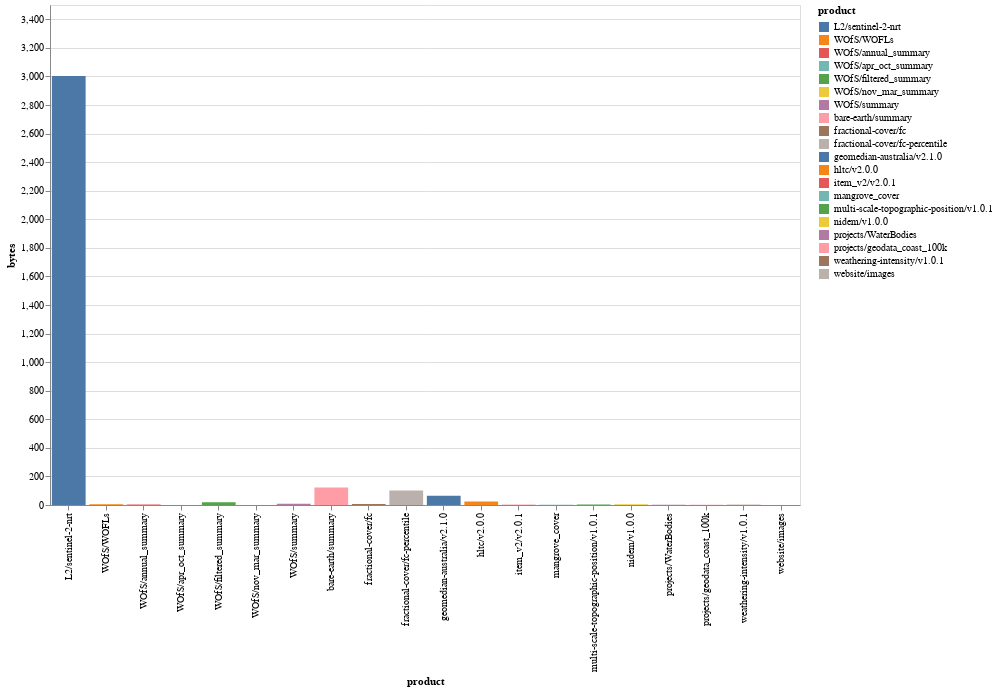

The notebook cell this image was saved under:
### Code cell
alt.Chart(data).mark_bar().encode(x='product', y='bytes', color = 'product').properties(
    width=750,
    height=500
)

### Figure 1 — Vega-Lite specification as saved in the notebook (floating-point values rounded to 4 significant figures)
{"$schema": "https://vega.github.io/schema/vega-lite/v3.2.1.json", "config": {"mark": {"tooltip": null}, "view": {"height": 300, "width": 400}}, "data": {"name": "data-2f77c841176e9322196bff7e0f9b950c"}, "datasets": {"data-2f77c841176e9322196bff7e0f9b950c": [{"bytes": 2.329, "cost": 0.2357, "hits": 37457, "product": "projects/WaterBodies"}, {"bytes": 3003.0, "cost": 26.73, "hits": 2941589, "product": "L2/sentinel-2-nrt"}, {"bytes": 4.662, "cost": 0.0576, "hits": 65016, "product": "nidem/v1.0.0"}, {"bytes": 1.962, "cost": 0.1015, "hits": 155227, "product": "projects/geodata_coast_100k"}, {"bytes": 2.018, "cost": 0.1208, "hits": 56623, "product": "mangrove_cover"}, {"bytes": 122.2, "cost": 0.1489, "hits": 98843, "product": "bare-earth/summary"}, {"bytes": 19.21, "cost": 0.0636, "hits": 96749, "product": "WOfS/filtered_summary"}, {"bytes": 2.687, "cost": 0.0438, "hits": 64819, "product": "WOfS/annual_summary"}, {"bytes": 8.509, "cost": 0.0266, "hits": 40335, "product": "WOfS/summary"}, {"bytes": 101.8, "cost": 0.0986, "hits": 60907, "product": "fractional-cover/fc-percentile"}, {"bytes": 2.139, "cost": 0.0131, "hits": 14837, "product": "item_v2/v2.0.1"}, {"bytes": 25.13, "cost": 0.0474, "hits": 17485, "product": "hltc/v2.0.0"}, {"bytes": 64.93, "cost": 0.1183, "hits": 87271, "product": "geomedian-australia/v2.1.0"}, {"bytes": 0.2395, "cost": 0.0051, "hits": 8447, "product": "WOfS/apr_oct_summary"}, {"bytes": 1.712, "cost": 0.0047, "hits": 9008, "product": "weathering-intensity/v1.0.1"}, {"bytes": 2.839, "cost": 0.0195, "hits": 12631, "product": "multi-scale-topographic-position/v1.0.1"}, {"bytes": 6.056, "cost": 0.1767, "hits": 249849, "product": "WOfS/WOFLs"}, {"bytes": 0.3181, "cost": 0.0075, "hits": 10938, "product": "WOfS/nov_mar_summary"}, {"bytes": 0.08413, "cost": 0.0002, "hits": 179, "product": "website/images"}, {"bytes": 7.609, "cost": 0.0024, "hits": 14850, "product": "fractional-cover/fc"}]}, "encoding": {"color": {"field": "product", "type": "nominal"}, "x": {"field": "product", "type": "nominal"}, "y": {"field": "bytes", "type": "quantitative"}}, "height": 500, "mark": "bar", "width": 750}
